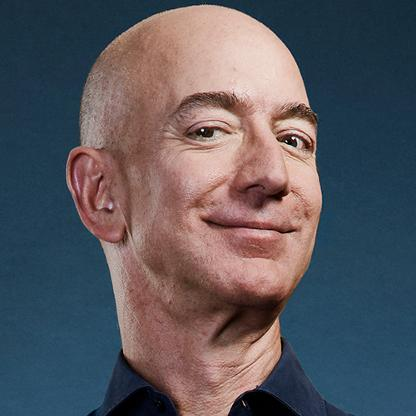
#> input picture OpenCV/OpenCVTests/beezos.png, 416 x 416 px
$ python betterthanhistoria.py
#> lines starting #> are read from the running program, lines starting #| are printed output that depends on the picture
import cv2
import numpy as np
from matplotlib import pyplot as plt

img = cv2.imread("beezos.png")
#> img is the input picture: shape (416, 416, 3); mean B, G, R 94.2, 87.8, 90.1
# img = np.zeros((200,200), np.uint8)
# cv2.rectangle(img, (0,100), (200,200), (255),-1)
# cv2.rectangle(img, (0,50), (100,100), (127),-1)
b,g,r = cv2.split(img)
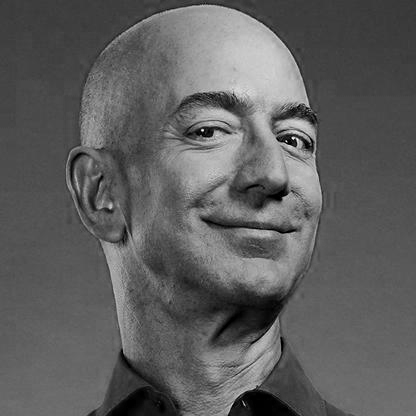
#> b: shape (416, 416); min 0, max 250, mean 94.2
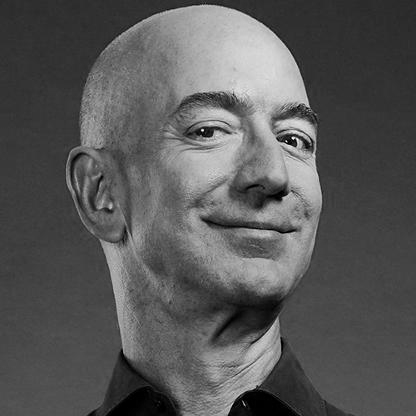
#> g: shape (416, 416); min 0, max 252, mean 87.8
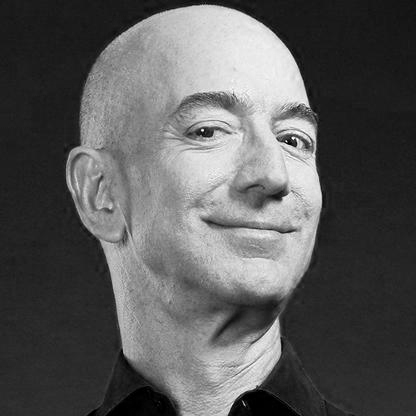
#> r: shape (416, 416); min 0, max 255, mean 90.1
hist = cv2.calcHist([img], [0], None, [256], [0, 256])
#> hist = 256 values, max 3498 at index 62, min 0 at index 216, mean 676
plt.plot(hist)

cv2.imshow("img", img)
plt.hist(r.ravel(), 256, [0,256])
plt.hist(g.ravel(), 256, [0,256])
plt.hist(b.ravel(), 256, [0,256])

# plt.hist(img.ravel(), 256, [0,256])
plt.show()
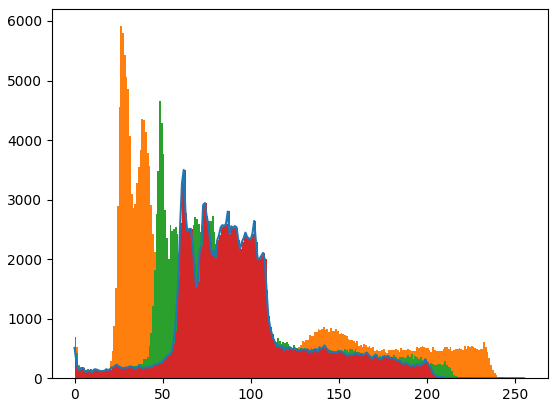
#> figure drawn by matplotlib, 1 panel; tallest bar 5912 high, from x = 26 to 27; tallest bar 4656 high, from x = 48 to 49; tallest bar 3498 high, from x = 62 to 63; curve peaks at x = 62, y = 3498

cv2.waitKey(0)
cv2.destroyAllWindows()
